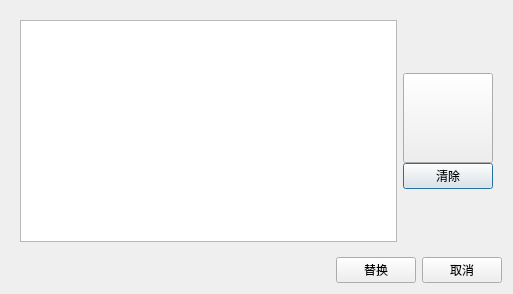
<?xml version="1.0" encoding="UTF-8"?>
<ui version="4.0">
 <class>w_scr_dish_language_switch_set</class>
 <widget class="QDialog" name="w_scr_dish_language_switch_set">
  <property name="geometry">
   <rect>
    <x>0</x>
    <y>0</y>
    <width>513</width>
    <height>294</height>
   </rect>
  </property>
  <property name="windowTitle">
   <string>Dialog</string>
  </property>
  <layout class="QVBoxLayout" name="verticalLayout_2">
   <item>
    <widget class="QFrame" name="frame">
     <layout class="QHBoxLayout" name="horizontalLayout_2" stretch="1,0">
      <item>
       <widget class="ftableview" name="tableView"/>
      </item>
      <item>
       <layout class="QVBoxLayout" name="verticalLayout">
        <property name="spacing">
         <number>0</number>
        </property>
        <item>
         <spacer name="verticalSpacer_2">
          <property name="orientation">
           <enum>Qt::Vertical</enum>
          </property>
          <property name="sizeHint" stdset="0">
           <size>
            <width>20</width>
            <height>40</height>
           </size>
          </property>
         </spacer>
        </item>
        <item>
         <widget class="btnlanguageswicth" name="pushButton_language">
          <property name="enabled">
           <bool>true</bool>
          </property>
          <property name="sizePolicy">
           <sizepolicy hsizetype="Expanding" vsizetype="Expanding">
            <horstretch>0</horstretch>
            <verstretch>0</verstretch>
           </sizepolicy>
          </property>
          <property name="minimumSize">
           <size>
            <width>90</width>
            <height>90</height>
           </size>
          </property>
          <property name="maximumSize">
           <size>
            <width>90</width>
            <height>90</height>
           </size>
          </property>
          <property name="focusPolicy">
           <enum>Qt::NoFocus</enum>
          </property>
          <property name="styleSheet">
           <string notr="true"/>
          </property>
          <property name="text">
           <string/>
          </property>
          <property name="outer_stylesheet" stdset="0">
           <string>pushbutton_type</string>
          </property>
         </widget>
        </item>
        <item>
         <widget class="QPushButton" name="pushButton_language_clear">
          <property name="minimumSize">
           <size>
            <width>90</width>
            <height>0</height>
           </size>
          </property>
          <property name="maximumSize">
           <size>
            <width>90</width>
            <height>16777215</height>
           </size>
          </property>
          <property name="text">
           <string>清除</string>
          </property>
         </widget>
        </item>
        <item>
         <spacer name="verticalSpacer">
          <property name="orientation">
           <enum>Qt::Vertical</enum>
          </property>
          <property name="sizeHint" stdset="0">
           <size>
            <width>20</width>
            <height>40</height>
           </size>
          </property>
         </spacer>
        </item>
       </layout>
      </item>
     </layout>
    </widget>
   </item>
   <item>
    <layout class="QHBoxLayout" name="horizontalLayout">
     <item>
      <spacer name="horizontalSpacer">
       <property name="orientation">
        <enum>Qt::Horizontal</enum>
       </property>
       <property name="sizeHint" stdset="0">
        <size>
         <width>40</width>
         <height>20</height>
        </size>
       </property>
      </spacer>
     </item>
     <item>
      <widget class="lds_toolbar_button" name="pushButton_ok">
       <property name="text">
        <string>替换</string>
       </property>
       <property name="outer_stylesheet" stdset="0">
        <string>pushbutton</string>
       </property>
      </widget>
     </item>
     <item>
      <widget class="lds_toolbar_button" name="pushButton_cancel">
       <property name="text">
        <string>取消</string>
       </property>
       <property name="outer_stylesheet" stdset="0">
        <string>pushbutton</string>
       </property>
      </widget>
     </item>
    </layout>
   </item>
  </layout>
 </widget>
 <customwidgets>
  <customwidget>
   <class>lds_toolbar_button</class>
   <extends>QPushButton</extends>
   <header>lds_toolbar_button.h</header>
  </customwidget>
  <customwidget>
   <class>ftableview</class>
   <extends>QTableView</extends>
   <header>ftableview.h</header>
  </customwidget>
  <customwidget>
   <class>btnlanguageswicth</class>
   <extends>QPushButton</extends>
   <header>btnlanguageswicth.h</header>
  </customwidget>
 </customwidgets>
 <resources/>
 <connections/>
</ui>
